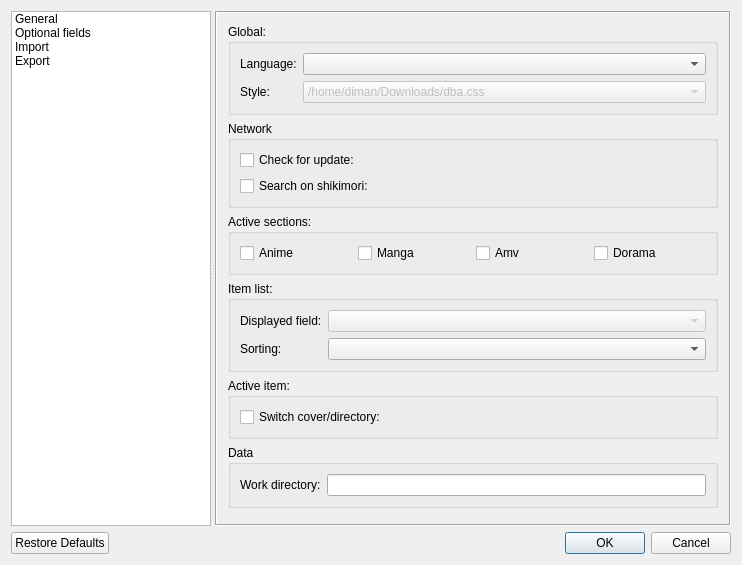
<?xml version="1.0" encoding="UTF-8"?>
<ui version="4.0">
 <class>Settings</class>
 <widget class="QDialog" name="Settings">
  <property name="geometry">
   <rect>
    <x>0</x>
    <y>0</y>
    <width>742</width>
    <height>565</height>
   </rect>
  </property>
  <property name="windowTitle">
   <string>Settings</string>
  </property>
  <property name="windowIcon">
   <iconset>
    <normaloff>../../../../images/config.png</normaloff>../../../../images/config.png</iconset>
  </property>
  <layout class="QVBoxLayout" name="verticalLayout_2">
   <item>
    <widget class="QSplitter" name="splitter">
     <property name="orientation">
      <enum>Qt::Horizontal</enum>
     </property>
     <widget class="QListWidget" name="listWidget">
      <property name="sizePolicy">
       <sizepolicy hsizetype="Maximum" vsizetype="Maximum">
        <horstretch>0</horstretch>
        <verstretch>0</verstretch>
       </sizepolicy>
      </property>
      <property name="maximumSize">
       <size>
        <width>200</width>
        <height>16777215</height>
       </size>
      </property>
      <property name="viewMode">
       <enum>QListView::ListMode</enum>
      </property>
      <item>
       <property name="text">
        <string>General</string>
       </property>
       <property name="icon">
        <iconset>
         <normaloff>../../../../images/DBA_Icon.png</normaloff>../../../../images/DBA_Icon.png</iconset>
       </property>
       <property name="flags">
        <set>ItemIsSelectable|ItemIsEnabled</set>
       </property>
      </item>
      <item>
       <property name="text">
        <string>Optional fields</string>
       </property>
       <property name="icon">
        <iconset>
         <normaloff>../../../../images/config.png</normaloff>../../../../images/config.png</iconset>
       </property>
       <property name="flags">
        <set>ItemIsSelectable|ItemIsEnabled</set>
       </property>
      </item>
      <item>
       <property name="text">
        <string>Import</string>
       </property>
       <property name="icon">
        <iconset>
         <normaloff>../../../../images/import.png</normaloff>../../../../images/import.png</iconset>
       </property>
       <property name="flags">
        <set>ItemIsSelectable|ItemIsEnabled</set>
       </property>
      </item>
      <item>
       <property name="text">
        <string>Export</string>
       </property>
       <property name="icon">
        <iconset>
         <normaloff>../../../../images/export.png</normaloff>../../../../images/export.png</iconset>
       </property>
       <property name="flags">
        <set>ItemIsSelectable|ItemIsEnabled</set>
       </property>
      </item>
     </widget>
     <widget class="QStackedWidget" name="StackedWidget">
      <property name="sizePolicy">
       <sizepolicy hsizetype="Minimum" vsizetype="Minimum">
        <horstretch>0</horstretch>
        <verstretch>0</verstretch>
       </sizepolicy>
      </property>
      <property name="frameShape">
       <enum>QFrame::Box</enum>
      </property>
      <property name="frameShadow">
       <enum>QFrame::Sunken</enum>
      </property>
      <property name="currentIndex">
       <number>0</number>
      </property>
      <widget class="QWidget" name="Page_General">
       <layout class="QVBoxLayout" name="verticalLayout">
        <property name="leftMargin">
         <number>2</number>
        </property>
        <property name="topMargin">
         <number>2</number>
        </property>
        <property name="rightMargin">
         <number>2</number>
        </property>
        <property name="bottomMargin">
         <number>2</number>
        </property>
        <item>
         <widget class="QScrollArea" name="ScrollArea_General">
          <property name="frameShape">
           <enum>QFrame::NoFrame</enum>
          </property>
          <property name="widgetResizable">
           <bool>true</bool>
          </property>
          <widget class="QWidget" name="scrollAreaWidgetContents">
           <property name="geometry">
            <rect>
             <x>0</x>
             <y>0</y>
             <width>499</width>
             <height>547</height>
            </rect>
           </property>
           <layout class="QVBoxLayout" name="verticalLayout_4">
            <item>
             <widget class="QGroupBox" name="GroupBox_Global">
              <property name="autoFillBackground">
               <bool>true</bool>
              </property>
              <property name="title">
               <string>Global:</string>
              </property>
              <layout class="QFormLayout" name="formLayout_3">
               <property name="fieldGrowthPolicy">
                <enum>QFormLayout::AllNonFixedFieldsGrow</enum>
               </property>
               <item row="0" column="0">
                <widget class="QLabel" name="Label_Language">
                 <property name="text">
                  <string>Language:</string>
                 </property>
                </widget>
               </item>
               <item row="0" column="1">
                <widget class="QComboBox" name="ComboBox_Language"/>
               </item>
               <item row="1" column="0">
                <widget class="QLabel" name="Label_Style">
                 <property name="text">
                  <string>Style:</string>
                 </property>
                </widget>
               </item>
               <item row="1" column="1">
                <widget class="QComboBox" name="ComboBox_Style">
                 <property name="enabled">
                  <bool>false</bool>
                 </property>
                 <item>
                  <property name="text">
                   <string>/home/diman/Downloads/dba.css</string>
                  </property>
                 </item>
                 <item>
                  <property name="text">
                   <string>/home/diman/Downloads/dba2.css</string>
                  </property>
                 </item>
                </widget>
               </item>
              </layout>
             </widget>
            </item>
            <item>
             <widget class="QGroupBox" name="GroupBox_Network">
              <property name="title">
               <string>Network</string>
              </property>
              <layout class="QGridLayout" name="gridLayout">
               <item row="0" column="0">
                <widget class="QCheckBox" name="ChBox_CheckForUpdate">
                 <property name="text">
                  <string>Check for update:</string>
                 </property>
                </widget>
               </item>
               <item row="1" column="0">
                <widget class="QCheckBox" name="ChBox_SearchOnShikimori">
                 <property name="text">
                  <string>Search on shikimori:</string>
                 </property>
                </widget>
               </item>
              </layout>
             </widget>
            </item>
            <item>
             <widget class="QGroupBox" name="GroupBox_ActiveSections">
              <property name="sizePolicy">
               <sizepolicy hsizetype="Preferred" vsizetype="Maximum">
                <horstretch>0</horstretch>
                <verstretch>0</verstretch>
               </sizepolicy>
              </property>
              <property name="title">
               <string>Active sections:</string>
              </property>
              <layout class="QHBoxLayout" name="horizontalLayout">
               <item>
                <widget class="QCheckBox" name="ChBox_AS_Anime">
                 <property name="text">
                  <string>Anime</string>
                 </property>
                </widget>
               </item>
               <item>
                <widget class="QCheckBox" name="ChBox_AS_Manga">
                 <property name="text">
                  <string>Manga</string>
                 </property>
                </widget>
               </item>
               <item>
                <widget class="QCheckBox" name="ChBox_AS_Amv">
                 <property name="text">
                  <string>Amv</string>
                 </property>
                </widget>
               </item>
               <item>
                <widget class="QCheckBox" name="ChBox_AS_Dorama">
                 <property name="text">
                  <string>Dorama</string>
                 </property>
                </widget>
               </item>
              </layout>
             </widget>
            </item>
            <item>
             <widget class="QGroupBox" name="GroupBox_ItemList">
              <property name="title">
               <string>Item list:</string>
              </property>
              <layout class="QFormLayout" name="formLayout">
               <item row="2" column="0">
                <widget class="QLabel" name="Label_Sorting">
                 <property name="text">
                  <string>Sorting:</string>
                 </property>
                </widget>
               </item>
               <item row="2" column="1">
                <widget class="QComboBox" name="ComboBox_ItemList_Sorting"/>
               </item>
               <item row="0" column="0">
                <widget class="QLabel" name="Label_DisplayedField">
                 <property name="text">
                  <string>Displayed field:</string>
                 </property>
                </widget>
               </item>
               <item row="0" column="1">
                <widget class="QComboBox" name="ComboBox_ItemList_DisplayedField">
                 <property name="enabled">
                  <bool>false</bool>
                 </property>
                </widget>
               </item>
              </layout>
             </widget>
            </item>
            <item>
             <widget class="QGroupBox" name="GroupBox_ActiveItem">
              <property name="title">
               <string>Active item:</string>
              </property>
              <layout class="QFormLayout" name="formLayout_2">
               <item row="0" column="0" colspan="2">
                <widget class="QCheckBox" name="ChBox_SwitchCoverOrDir">
                 <property name="text">
                  <string>Switch cover/directory:</string>
                 </property>
                </widget>
               </item>
              </layout>
             </widget>
            </item>
            <item>
             <widget class="QGroupBox" name="groupBox">
              <property name="title">
               <string>Data</string>
              </property>
              <layout class="QFormLayout" name="formLayout_5">
               <item row="0" column="0">
                <widget class="QLabel" name="Label_WorkDir">
                 <property name="text">
                  <string>Work directory:</string>
                 </property>
                </widget>
               </item>
               <item row="0" column="1">
                <widget class="QLineEdit" name="LineEdit_WorkDir"/>
               </item>
              </layout>
             </widget>
            </item>
            <item>
             <spacer name="VSpacer_General">
              <property name="orientation">
               <enum>Qt::Vertical</enum>
              </property>
              <property name="sizeHint" stdset="0">
               <size>
                <width>20</width>
                <height>40</height>
               </size>
              </property>
             </spacer>
            </item>
           </layout>
          </widget>
         </widget>
        </item>
       </layout>
      </widget>
      <widget class="QWidget" name="Page_OptionalFields">
       <layout class="QVBoxLayout" name="VLay_3">
        <property name="leftMargin">
         <number>2</number>
        </property>
        <property name="topMargin">
         <number>2</number>
        </property>
        <property name="rightMargin">
         <number>2</number>
        </property>
        <property name="bottomMargin">
         <number>2</number>
        </property>
        <item>
         <widget class="QScrollArea" name="ScrollArea_OptionalFields">
          <property name="frameShape">
           <enum>QFrame::NoFrame</enum>
          </property>
          <property name="widgetResizable">
           <bool>true</bool>
          </property>
          <widget class="QWidget" name="scrollAreaWidgetContents_2">
           <property name="geometry">
            <rect>
             <x>0</x>
             <y>0</y>
             <width>512</width>
             <height>504</height>
            </rect>
           </property>
           <layout class="QVBoxLayout" name="verticalLayout_3">
            <item>
             <widget class="QGroupBox" name="GroupBox_Anime">
              <property name="title">
               <string>Anime:</string>
              </property>
              <layout class="QHBoxLayout" name="horizontalLayout_2">
               <item>
                <widget class="QCheckBox" name="ChBox_OptField_Anime_AltTitle">
                 <property name="text">
                  <string>Alt title</string>
                 </property>
                </widget>
               </item>
               <item>
                <widget class="QCheckBox" name="ChBox_OptField_Anime_Director">
                 <property name="text">
                  <string>Director</string>
                 </property>
                </widget>
               </item>
               <item>
                <widget class="QCheckBox" name="ChBox_OptField_Anime_Postscoring">
                 <property name="text">
                  <string>Postscoring</string>
                 </property>
                </widget>
               </item>
              </layout>
             </widget>
            </item>
            <item>
             <widget class="QGroupBox" name="GroupBox_Manga">
              <property name="title">
               <string>Manga:</string>
              </property>
              <layout class="QHBoxLayout" name="horizontalLayout_3">
               <item>
                <widget class="QCheckBox" name="ChBox_OptField_Manga_AltTitle">
                 <property name="text">
                  <string>Alt title</string>
                 </property>
                </widget>
               </item>
               <item>
                <widget class="QCheckBox" name="ChBox_OptField_Manga_Author">
                 <property name="text">
                  <string>Author</string>
                 </property>
                </widget>
               </item>
               <item>
                <widget class="QCheckBox" name="ChBox_OptField_Manga_Translation">
                 <property name="text">
                  <string>Translation</string>
                 </property>
                </widget>
               </item>
              </layout>
             </widget>
            </item>
            <item>
             <widget class="QGroupBox" name="GroupBox_Dorama">
              <property name="title">
               <string>Dorama:</string>
              </property>
              <layout class="QHBoxLayout" name="horizontalLayout_4">
               <item>
                <widget class="QCheckBox" name="ChBox_OptField_Dorama_AltTitle">
                 <property name="text">
                  <string>Alt title</string>
                 </property>
                </widget>
               </item>
               <item>
                <widget class="QCheckBox" name="ChBox_OptField_Dorama_Director">
                 <property name="text">
                  <string>Director</string>
                 </property>
                </widget>
               </item>
               <item>
                <spacer name="HSpacer">
                 <property name="orientation">
                  <enum>Qt::Horizontal</enum>
                 </property>
                 <property name="sizeType">
                  <enum>QSizePolicy::Ignored</enum>
                 </property>
                 <property name="sizeHint" stdset="0">
                  <size>
                   <width>40</width>
                   <height>20</height>
                  </size>
                 </property>
                </spacer>
               </item>
              </layout>
             </widget>
            </item>
            <item>
             <spacer name="VSpacer_OptionalFields">
              <property name="orientation">
               <enum>Qt::Vertical</enum>
              </property>
              <property name="sizeHint" stdset="0">
               <size>
                <width>20</width>
                <height>215</height>
               </size>
              </property>
             </spacer>
            </item>
           </layout>
          </widget>
         </widget>
        </item>
       </layout>
      </widget>
      <widget class="QWidget" name="Page_Import">
       <layout class="QVBoxLayout" name="VLay_Import">
        <property name="leftMargin">
         <number>2</number>
        </property>
        <property name="topMargin">
         <number>2</number>
        </property>
        <property name="rightMargin">
         <number>2</number>
        </property>
        <property name="bottomMargin">
         <number>2</number>
        </property>
        <item>
         <widget class="QScrollArea" name="ScrollArea_Import">
          <property name="frameShape">
           <enum>QFrame::NoFrame</enum>
          </property>
          <property name="widgetResizable">
           <bool>true</bool>
          </property>
          <widget class="QWidget" name="scrollAreaWidgetContents_3">
           <property name="geometry">
            <rect>
             <x>0</x>
             <y>0</y>
             <width>512</width>
             <height>504</height>
            </rect>
           </property>
           <layout class="QVBoxLayout" name="verticalLayout_5">
            <item>
             <layout class="QHBoxLayout" name="HLay_Import_Path">
              <item>
               <widget class="QLineEdit" name="LineEdit_Import_FilePath"/>
              </item>
              <item>
               <widget class="QToolButton" name="TBtn_Import_Path_Choose">
                <property name="icon">
                 <iconset resource="resource.qrc">
                  <normaloff>:/images/folder.png</normaloff>:/images/folder.png</iconset>
                </property>
               </widget>
              </item>
             </layout>
            </item>
            <item>
             <widget class="QGroupBox" name="GroupBox_ImportSections">
              <property name="title">
               <string>Import sections:</string>
              </property>
              <layout class="QHBoxLayout" name="horizontalLayout_6">
               <item>
                <widget class="QCheckBox" name="ChBox_Import_Anime">
                 <property name="text">
                  <string>Anime</string>
                 </property>
                </widget>
               </item>
               <item>
                <widget class="QCheckBox" name="ChBox_Import_Manga">
                 <property name="text">
                  <string>Manga</string>
                 </property>
                </widget>
               </item>
               <item>
                <widget class="QCheckBox" name="ChBox_Import_Amv">
                 <property name="text">
                  <string>Amv</string>
                 </property>
                </widget>
               </item>
               <item>
                <widget class="QCheckBox" name="ChBox_Import_Dorama">
                 <property name="text">
                  <string>Dorama</string>
                 </property>
                </widget>
               </item>
              </layout>
             </widget>
            </item>
            <item>
             <widget class="QCheckBox" name="ChBox_Import_Images">
              <property name="text">
               <string>Import images</string>
              </property>
             </widget>
            </item>
            <item>
             <layout class="QHBoxLayout" name="HLay_Import_Actions">
              <item>
               <widget class="QPushButton" name="PBtn_Import_Append">
                <property name="text">
                 <string>Append</string>
                </property>
               </widget>
              </item>
              <item>
               <widget class="QPushButton" name="PBtn_Import_Replace">
                <property name="text">
                 <string>Replace</string>
                </property>
               </widget>
              </item>
             </layout>
            </item>
            <item>
             <spacer name="VSpacer_Import">
              <property name="orientation">
               <enum>Qt::Vertical</enum>
              </property>
              <property name="sizeHint" stdset="0">
               <size>
                <width>20</width>
                <height>239</height>
               </size>
              </property>
             </spacer>
            </item>
           </layout>
          </widget>
         </widget>
        </item>
       </layout>
      </widget>
      <widget class="QWidget" name="Page_Export">
       <layout class="QVBoxLayout" name="verticalLayout_6">
        <property name="leftMargin">
         <number>2</number>
        </property>
        <property name="topMargin">
         <number>2</number>
        </property>
        <property name="rightMargin">
         <number>2</number>
        </property>
        <property name="bottomMargin">
         <number>2</number>
        </property>
        <item>
         <widget class="QScrollArea" name="ScrollArea_Export">
          <property name="frameShape">
           <enum>QFrame::NoFrame</enum>
          </property>
          <property name="widgetResizable">
           <bool>true</bool>
          </property>
          <widget class="QWidget" name="scrollAreaWidgetContents_4">
           <property name="geometry">
            <rect>
             <x>0</x>
             <y>0</y>
             <width>512</width>
             <height>504</height>
            </rect>
           </property>
           <layout class="QVBoxLayout" name="verticalLayout_7">
            <item>
             <layout class="QHBoxLayout" name="horizontalLayout_5">
              <item>
               <widget class="QLineEdit" name="LineEdit_Export_FilePath"/>
              </item>
              <item>
               <widget class="QToolButton" name="TBtn_Export_Path_Choose">
                <property name="icon">
                 <iconset resource="resource.qrc">
                  <normaloff>:/images/folder.png</normaloff>:/images/folder.png</iconset>
                </property>
               </widget>
              </item>
             </layout>
            </item>
            <item>
             <widget class="QGroupBox" name="GroupBox_Export_Sections">
              <property name="title">
               <string>Export sections:</string>
              </property>
              <layout class="QHBoxLayout" name="horizontalLayout_7">
               <item>
                <widget class="QCheckBox" name="ChBox_Export_Anime">
                 <property name="text">
                  <string>Anime</string>
                 </property>
                </widget>
               </item>
               <item>
                <widget class="QCheckBox" name="ChBox_Export_Manga">
                 <property name="text">
                  <string>Manga</string>
                 </property>
                </widget>
               </item>
               <item>
                <widget class="QCheckBox" name="ChBox_Export_Amv">
                 <property name="text">
                  <string>Amv</string>
                 </property>
                </widget>
               </item>
               <item>
                <widget class="QCheckBox" name="ChBox_Export_Dorama">
                 <property name="text">
                  <string>Dorama</string>
                 </property>
                </widget>
               </item>
              </layout>
             </widget>
            </item>
            <item>
             <widget class="QCheckBox" name="ChBox_Export_Images">
              <property name="text">
               <string>Export images</string>
              </property>
             </widget>
            </item>
            <item>
             <widget class="QPushButton" name="PBtn_Action_Export">
              <property name="text">
               <string>Export</string>
              </property>
             </widget>
            </item>
            <item>
             <spacer name="VSpacer_Export">
              <property name="orientation">
               <enum>Qt::Vertical</enum>
              </property>
              <property name="sizeHint" stdset="0">
               <size>
                <width>20</width>
                <height>241</height>
               </size>
              </property>
             </spacer>
            </item>
           </layout>
          </widget>
         </widget>
        </item>
       </layout>
      </widget>
     </widget>
    </widget>
   </item>
   <item>
    <widget class="QDialogButtonBox" name="BtnBox">
     <property name="orientation">
      <enum>Qt::Horizontal</enum>
     </property>
     <property name="standardButtons">
      <set>QDialogButtonBox::Cancel|QDialogButtonBox::Ok|QDialogButtonBox::RestoreDefaults</set>
     </property>
    </widget>
   </item>
  </layout>
  <action name="actionImport">
   <property name="icon">
    <iconset theme="add"/>
   </property>
   <property name="text">
    <string>import</string>
   </property>
   <property name="toolTip">
    <string>Append to database</string>
   </property>
  </action>
  <action name="actionDeleteRecords">
   <property name="icon">
    <iconset theme="remove"/>
   </property>
   <property name="text">
    <string>deleteRecords</string>
   </property>
   <property name="toolTip">
    <string>Delete records and images</string>
   </property>
  </action>
 </widget>
 <resources>
  <include location="resource.qrc"/>
 </resources>
 <connections>
  <connection>
   <sender>BtnBox</sender>
   <signal>accepted()</signal>
   <receiver>Settings</receiver>
   <slot>accept()</slot>
   <hints>
    <hint type="sourcelabel">
     <x>248</x>
     <y>254</y>
    </hint>
    <hint type="destinationlabel">
     <x>157</x>
     <y>274</y>
    </hint>
   </hints>
  </connection>
  <connection>
   <sender>BtnBox</sender>
   <signal>rejected()</signal>
   <receiver>Settings</receiver>
   <slot>reject()</slot>
   <hints>
    <hint type="sourcelabel">
     <x>316</x>
     <y>260</y>
    </hint>
    <hint type="destinationlabel">
     <x>286</x>
     <y>274</y>
    </hint>
   </hints>
  </connection>
 </connections>
</ui>
